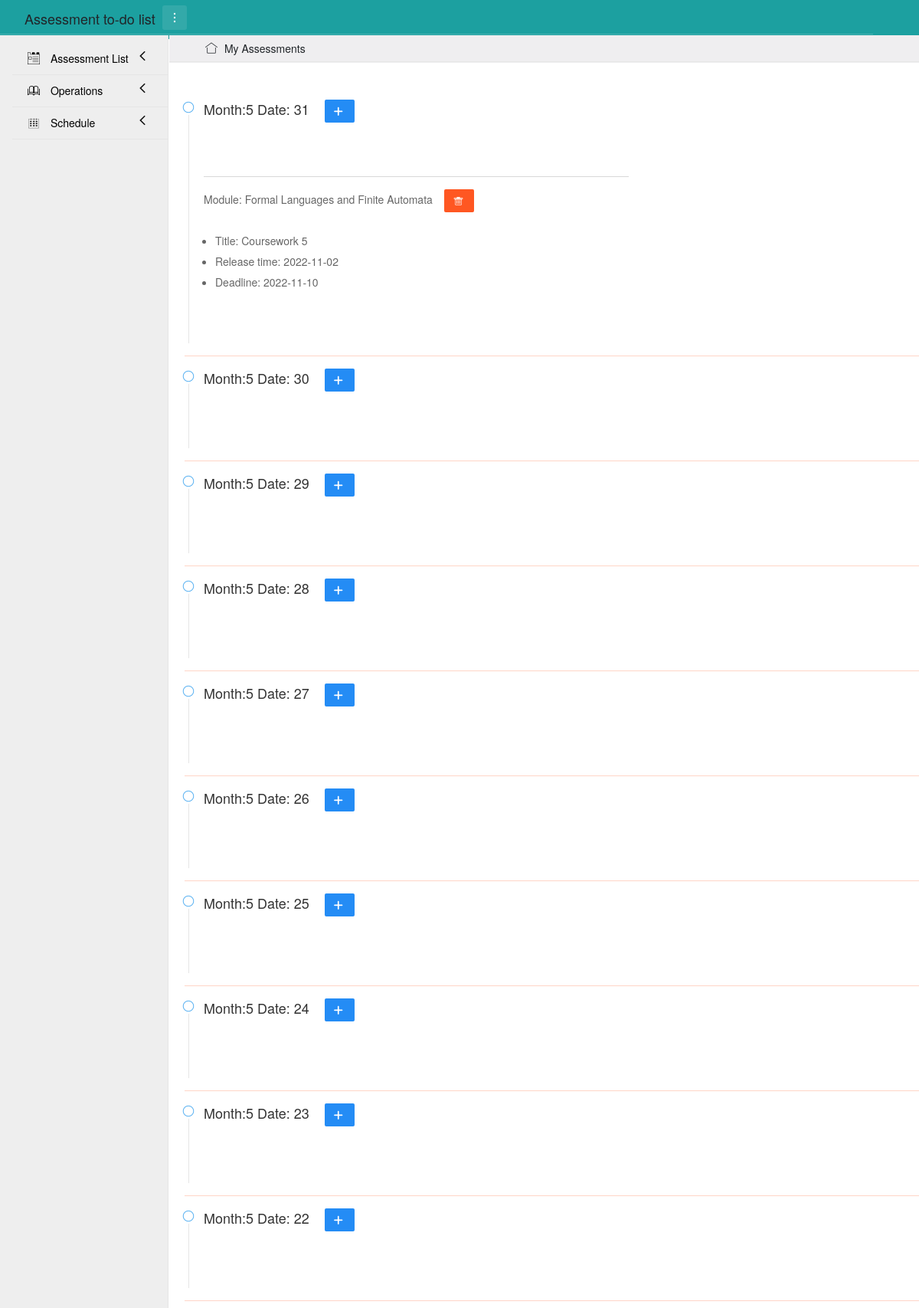
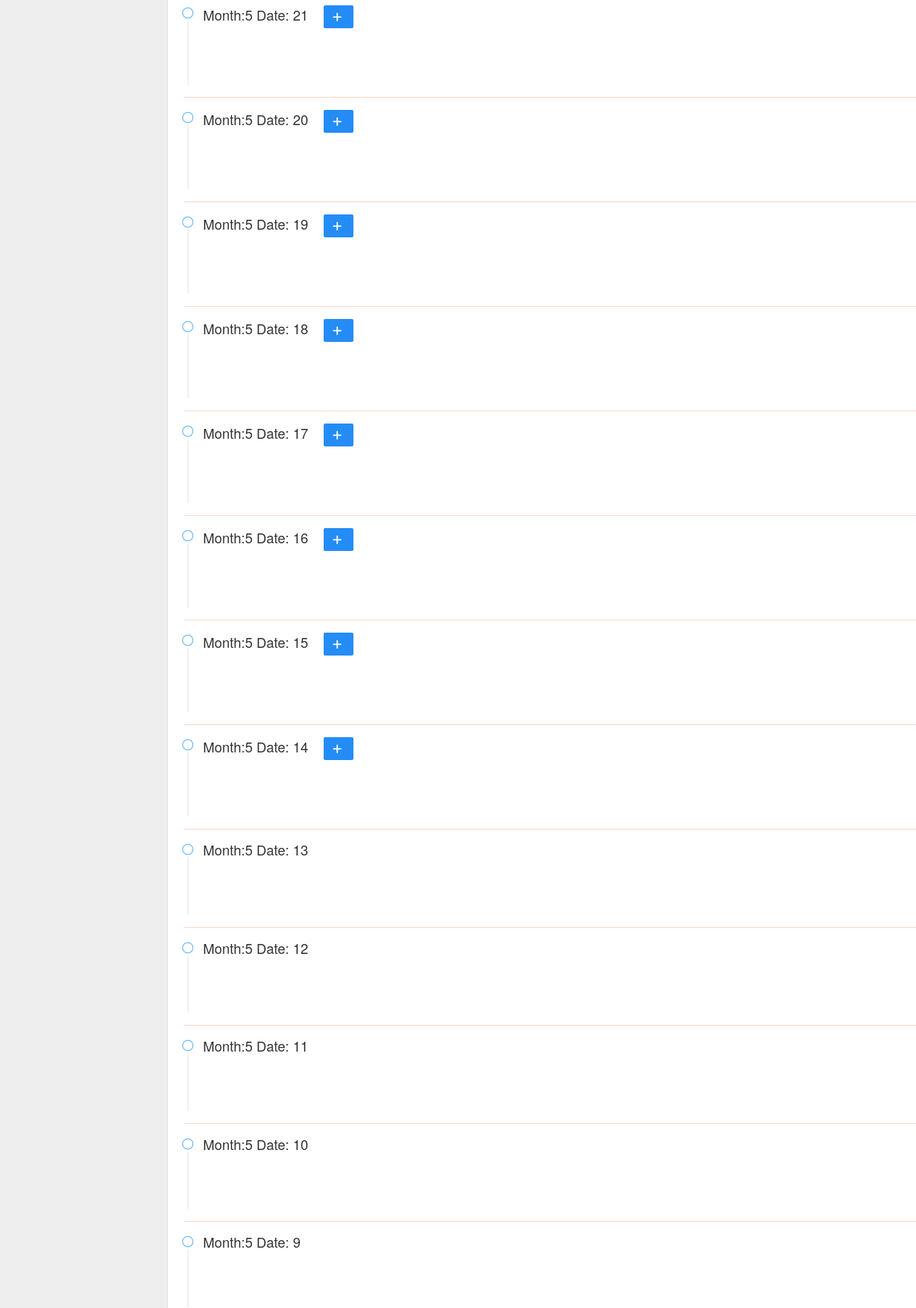
/timeline (upper part), run on the app's committed database (2 pictures, top to bottom).
### app/models.py (models this page shows)
class Assessment(db.Model):
    __tablename__ = 'assessments'
    id = db.Column(db.Integer, primary_key=True)
    module = db.Column(db.String(100))
    title = db.Column(db.String(100))
    code = db.Column(db.String(10))
    release_day = db.Column(db.Date())      # the date that assessment begins
    deadline = db.Column(db.Date())
    description = db.Column(db.String(3000))
    status = db.Column(db.Boolean())    # there are two status, 1 is completed, 0 is uncompleted

### app/views.py (the view)
@app.route('/timeline', methods=['GET', 'POST'])
def timeline():
    plan = db.session.query(Plan.plan_id, Plan.day, Assessment.id, Assessment.module, Assessment.title,
                            Assessment.release_day, Assessment.deadline).join(Assessment, Plan.work == Assessment.id)\
        .order_by(Plan.day).all()
    curr_time = datetime.now()
    month = curr_time.month
    month_range = calendar.monthrange(curr_time.year, curr_time.month)[1]
    plan_list = []
    for i in range(month_range):
        plan_list.append([month_range-i, []])
    before = []
    this_month = datetime(curr_time.year, curr_time.month, 1)
    for i in plan:
        if (i.day - this_month.date()).days * 1 < 0:
            before.append(i)
        else:
            plan_list[30 - i.day.day][1].append(i)
    print(plan_list)
    return render_template('timeline.html', PageTitle='Time Line', plan=plan_list, month=month, before=before,
                           now=curr_time.day*1)

### app/templates/timeline.html (shortened to what this page needs)
{% extends "base.html" %}
{% block content %}
<br>
<br>
<div class="layui-container" id="turn">
    <ul class="layui-timeline">
        {% for i in plan %}
        <li class="layui-timeline-item">
            <i class="layui-icon layui-timeline-axis">&#xe63f;</i>
            <div class="layui-timeline-content layui-text">
                <h3 class="layui-timeline-title">Month:{{month}} Date: {{i[0]}}&nbsp;&nbsp;&nbsp;
                    {% if i[0] >= now %}
                    <a class="layui-btn layui-btn-sm turn" href="{{ url_for('turn', day=i[0]) }}">
                        <i class="layui-icon">&#xe654;</i>
                    </a>
                    {% endif %}
                </h3>
                <br><br>
                {% for k in i[1] %}
                <hr class="layui-border-red mid-hr">
                <p>Module: {{k.module}}&nbsp;&nbsp;&nbsp;
                    <a href="{{ url_for('delete_plan', id=k.plan_id) }}" class="layui-btn layui-btn-sm layui-bg-red">
                        <i class="layui-icon">&#xe640;</i>
                    </a>
                </p>
                <ul>
                    <li>Title: {{k.title}}</li>
                    <li>Release time: {{k.release_day}}</li>
                    <li>Deadline: {{k.deadline}}</li>
                </ul>
                <br><br>
                {% endfor %}
            </div>
        </li>
        <hr class="layui-border-red layui-bg-red">
        {% endfor %}
    </ul>
</div>
{% endblock %}

### app/static/css/index.css (style rules this page uses)
a { color: black; padding: 0; text-decoration: none; }
.mid-hr { width: 50%; }

### data on the page
Assessment: module "Formal Languages and Finite Automata", title "Coursework 5", release_day "2022-11-02", deadline "2022-11-10"

### other printed values
{{ i[0] }} "31" "30" "29" "28" "27" "26" "25" "24" "23" "22" "21" "20" "19" "18" "17" "16" "15" "14" "13" "12" "11" "10" "9"
